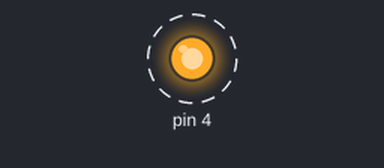
Simulated run of this sketch. Board: Arduino Uno, built with avr-gcc and run on an emulated ATmega328P. Shown: output pins drawn as LEDs (lit = HIGH). Dashed ring = blinking.

Above: at 0.5 s.
Timing chart, 0 to 4.6 s (numbered marks = the images above):
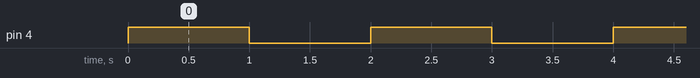

The sketch:

Blink.ino
```cpp
void setup(void) {
    pinMode(4, OUTPUT);
}

void loop(void) {
    digitalWrite(4, HIGH);
    delay(1000);
    digitalWrite(4, LOW);
    delay(1000);
}
```

Measured:
- by itself, pin 4: alternates HIGH for 1.0 s and LOW for 1.0 s
